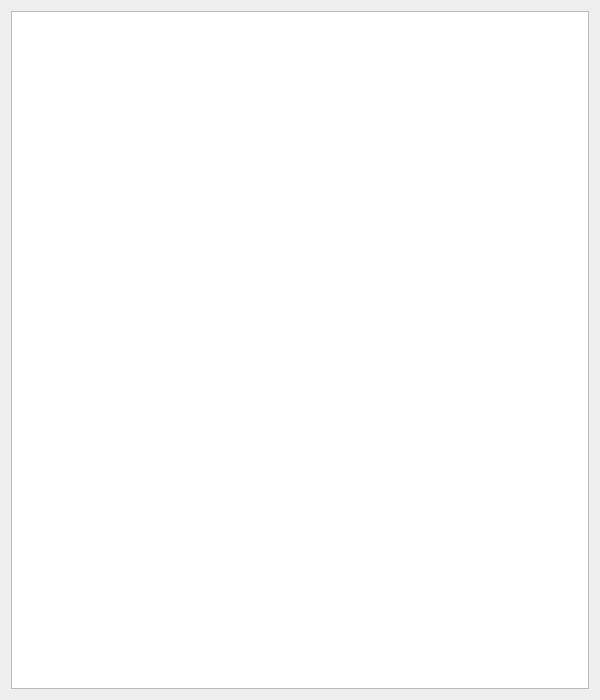
<?xml version="1.0" encoding="UTF-8"?>
<ui version="4.0">
 <class>HelpWindow</class>
 <widget class="QDialog" name="HelpWindow">
  <property name="geometry">
   <rect>
    <x>0</x>
    <y>0</y>
    <width>600</width>
    <height>700</height>
   </rect>
  </property>
  <property name="windowTitle">
   <string>SavvyCAN Help</string>
  </property>
  <layout class="QHBoxLayout" name="horizontalLayout">
   <item>
    <widget class="QTextBrowser" name="textHelp"/>
   </item>
  </layout>
 </widget>
 <resources/>
 <connections/>
</ui>
